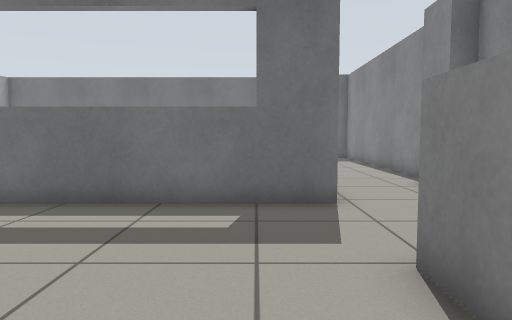
[1] (above)

20 first-person views from a walk through a world built for the Gazebo simulator. The camera is 0.72 m above the floor, tilts 4° down and sees 70° across. Floor lines are 1 m apart. The floor is counted in squares, 0.5 m on a side. Each view is taken from the middle of a square. On the plan, view 1 faces up. The plan holds only what a view shows up to about 16 squares ahead; the rest is blank. Some stock models are drawn as simple stand-ins.

[2]
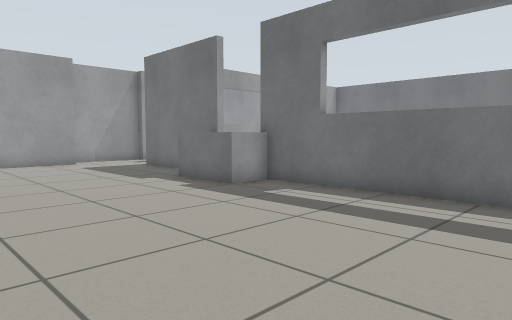

[3]
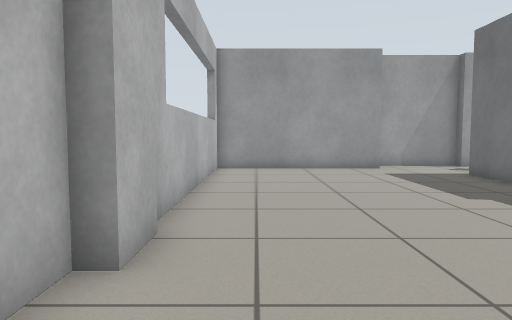

[4]
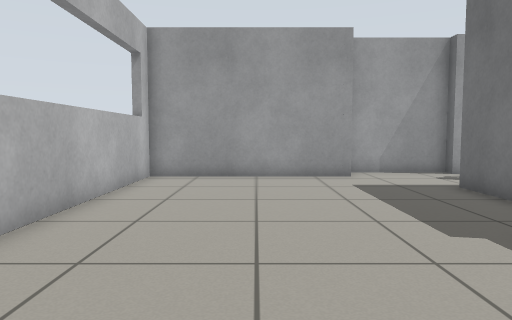

[5]
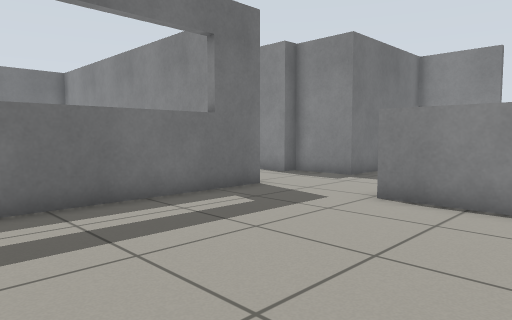

[6]
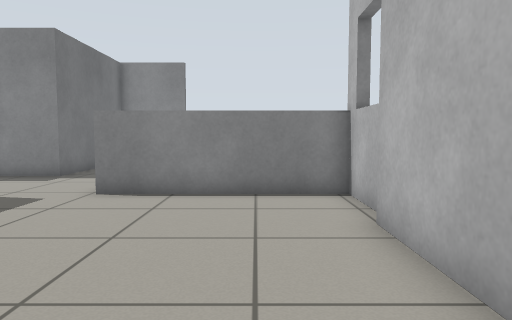

[7]
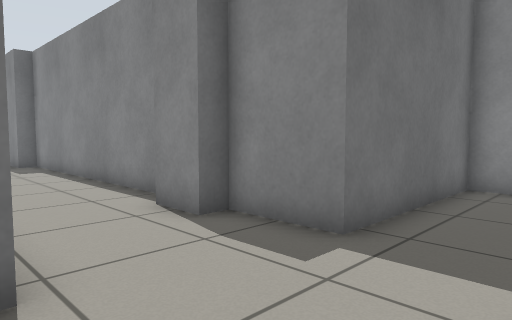

[8]
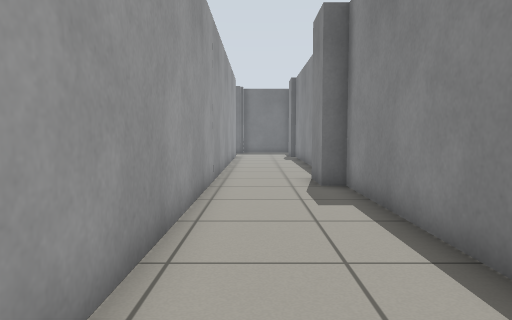

[9]
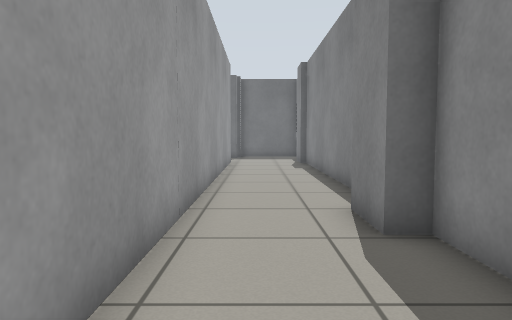

[10]
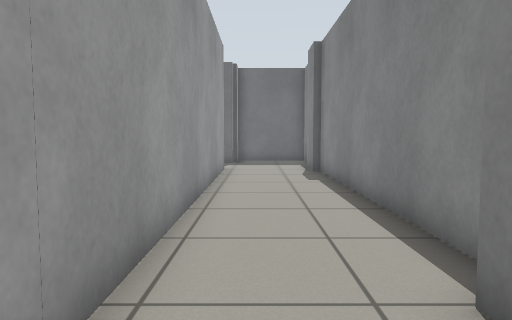

[11]
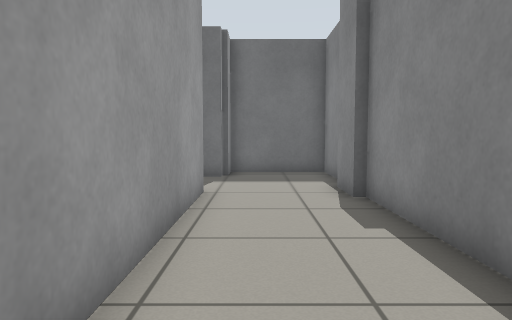

[12]
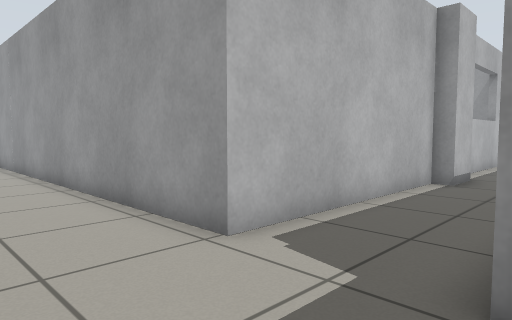

[13]
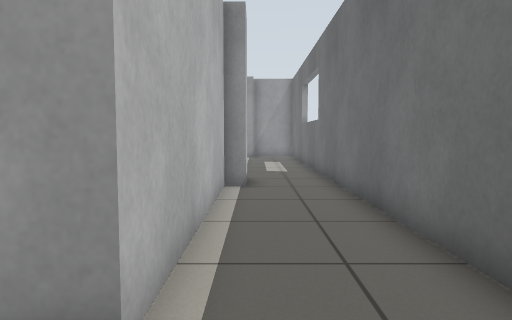

[14]
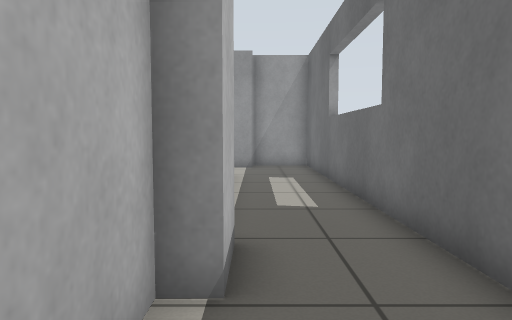

[15]
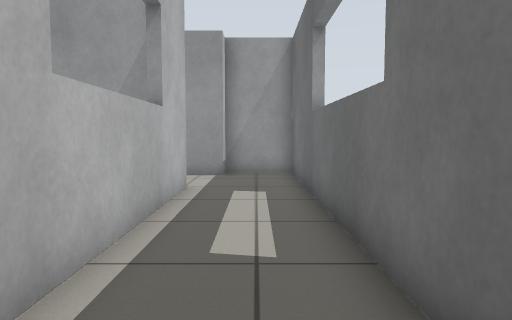

[16]
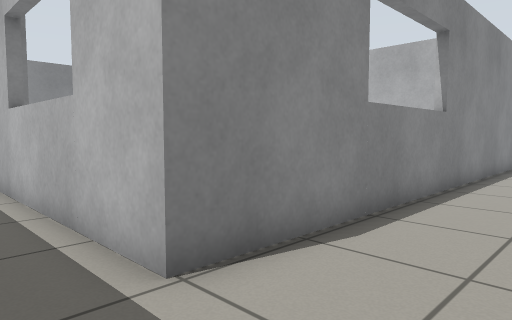

[17]
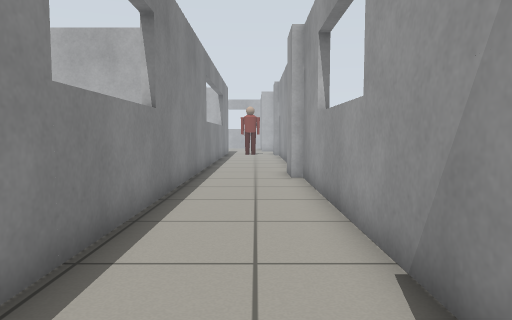

[18]
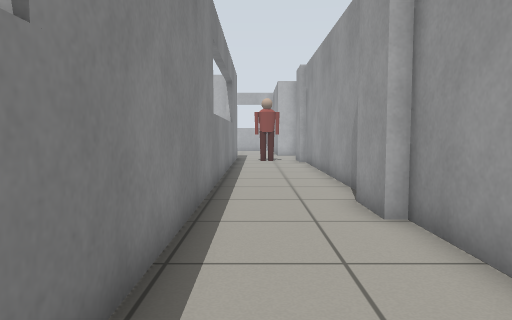

[19]
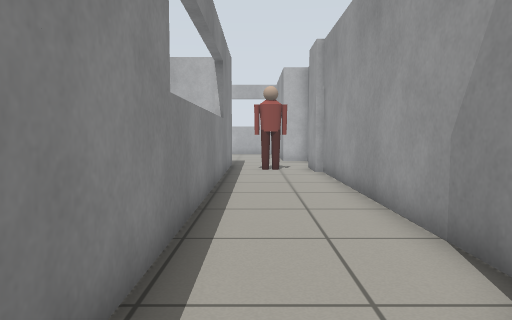

[20]
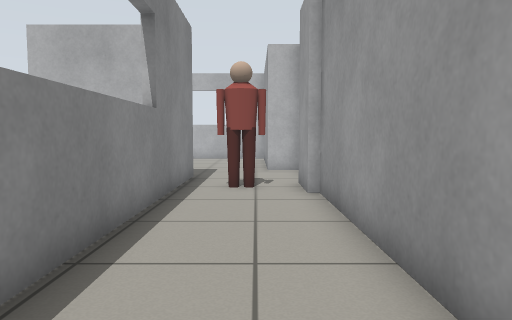

### Floor plan
Points are (right, up) in squares from view 1. A wall is a line through its corners. A room is listed if a view was taken in it or the views show most of it. See-through windows are left out.
Room 1 (views 1, 2, 3, 4, 5, 6, 7, 8, 9, 10, 11, 12, 13, 14, 15, 16, 17, 18, 19, 20)
walls: (5.5, 11.9) (5.5, 22.2) (4.8, 22.2) (4.8, 24); (5.5, 25) (5.5, 35.3) (5.2, 35.3) (5.2, 37); (1.7, 7.5) (-8.4, 7.5); (-10.5, 7.5) (-15.9, 7.5) (-15.9, 36.1) (-8.1, 36.1); (11.4, 3.5) (11.4, 6.7) (5.5, 6.7) (5.5, 9.3) (4.8, 9.3) (4.8, 10.9); (-0.4, -2.3) (2.1, -2.3); (-6.8, -1.9) (-1.1, -1.9); (-8.4, -1.4) (-6.8, -1.4); (5.5, 38.6) (5.5, 41) (2, 41) (2, 39.8); (-7.7, 36.7) (-6.1, 36.7) (-6.1, 36.1) (1.7, 36.1) (1.7, 13.7); (-19.2, 11.1) (-19.2, 9.3) (-19.8, 9.3) (-19.8, 5.3) (-18.5, 5.3) (-18.5, -1.6) (-9, -1.6); (-19.6, 21.5) (-19.6, 11); (1.7, 39.9) (1.7, 39.4) (-19.8, 39.4) (-19.8, 36.8); (-19.6, 33.9) (-19.6, 23.9) (-19.2, 23.9) (-19.2, 22.1); (-14.9, 39.7) (-14.9, 39.2); (-19.5, 36.7) (-18.9, 36.7) (-18.9, 35.5)
low walls: (-8, 7.5) (-8, 6) (-10.9, 6); (1.7, -2.4) (1.7, 3.9)
objects: person (-18, 10) to (-17, 10)

Where each view was taken, in squares from view 1:
view 1: 0 up, 0 right, facing up
view 2: 1 down, 0 right, facing up-left
view 3: 0 up, 3 left, facing left
view 4: 2 up, 6 left, facing left
view 5: 0 up, 6 left, facing up-right
view 6: 0 up, 7 left, facing right
view 7: 4 up, 1 right, facing up-right
view 8: 12 up, 3 right, facing up
view 9: 17 up, 3 right, facing up
view 10: 21 up, 3 right, facing up
view 11: 27 up, 3 right, facing up
view 12: 40 up, 5 right, facing down-left
view 13: 37 up, 4 right, facing left
view 14: 37 up, 3 left, facing left
view 15: 38 up, 6 left, facing left
view 16: 38 up, 19 left, facing down-right
view 17: 36 up, 18 left, facing down
view 18: 30 up, 17 left, facing down
view 19: 25 up, 17 left, facing down
view 20: 20 up, 18 left, facing down
